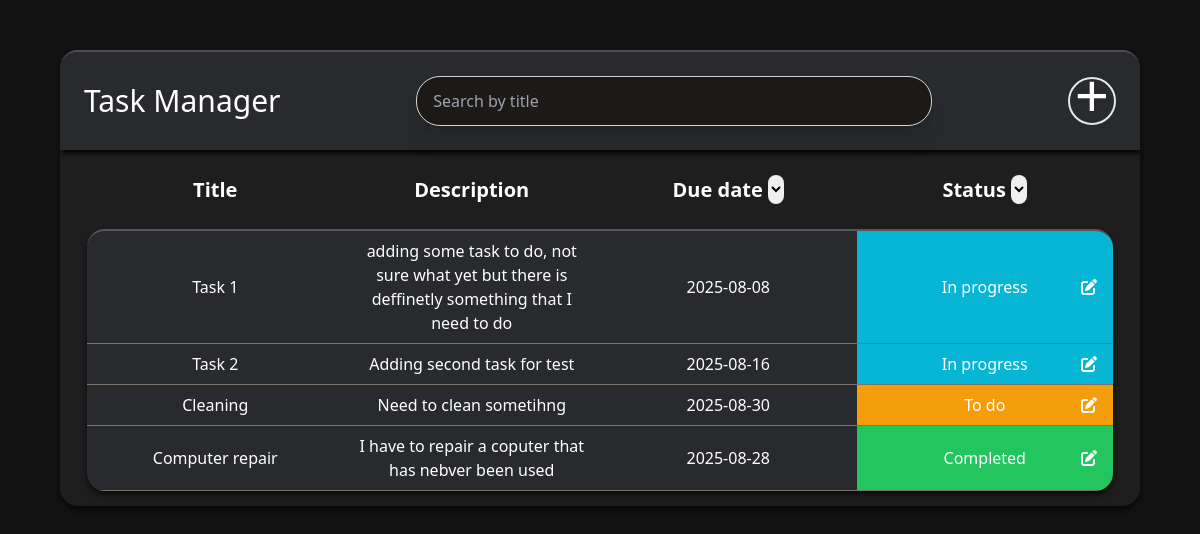
/dashboard (signed in), run on an earlier commit of the app's database.
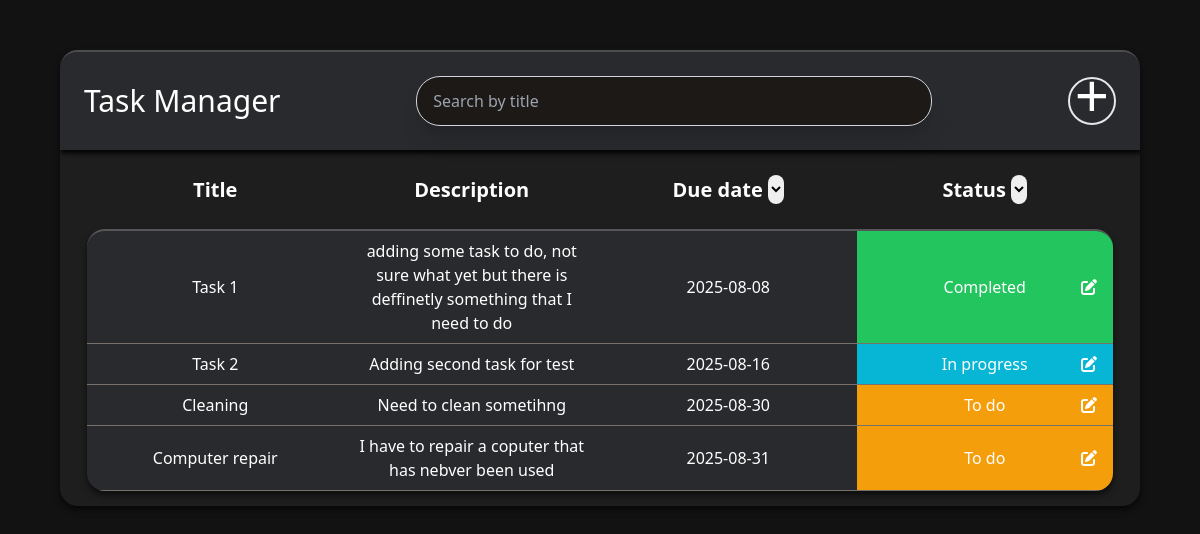
And on a later commit of the database.
### tables this page shows
CREATE TABLE tasks(
                    id INTEGER PRIMARY KEY AUTOINCREMENT,
                    user_id INTEGER NOT NULL,
                    title TEXT NOT NULL,
                    description TEXT,
                    due_date TEXT NOT NULL,
                    status TEXT NOT NULL, 
                    FOREIGN KEY (user_id) REFERENCES users (id) ON DELETE CASCADE
                    );

### app.py (the view)
@app.route("/dashboard")
@login_required
def dashboard():
     user_id = session.get("user_id")
     conn = get_db_connection()
     tasks = conn.execute("SELECT * FROM tasks WHERE user_id = ?", (user_id,)).fetchall()
     conn.close()
     return render_template("dashboard.html", username=session.get("username"), tasks=tasks)

### app.py (called while the page is built)
def login_required(f):
     @wraps(f)
     def decorated_function(*args, **kwargs):
          if "user_id" not in session:
               flash("You need to be logged in to access this page", "error")
               return redirect(url_for('login'))
          return f(*args, **kwargs)
     return decorated_function

### database.py (called while the page is built)
def get_db_connection():
     conn = sqlite3.connect(DATABASE)
     conn.row_factory = sqlite3.Row
     return conn

### templates/dashboard.html (shortened to what this page needs)
<!DOCTYPE html>
<html lang="en">
<head>
    <link href="{{ url_for('static', filename='style/style.css') }}" rel="stylesheet" />
    <script src="https://cdn.tailwindcss.com"></script>
</head>
<body class="bg-stone-900 text-white" id="dashboard-container">
        <div id="task-container">
            <div class="flex p-6 items-center justify-between" id="task-manager-header">
                <h1 class=" text-3xl">Task Manager</h1>
                <input type="text" name="search-by-title" id="search-by-title" placeholder="Search by title" class="w-[50%] px-4 py-3 bg-stone-900 border border-gray-300 dark:border-gray-600 rounded-3xl hover:border-gray-500 shadow-xl"/>
                <div class="flex items-center justify-center border-2 rounded-full w-12 h-12 hover:border-sky-500">
                    <a href="{{url_for('create_task')}}" class="flex items-center justify-center w-full h-full text-6xl -translate-y-1.5 hover:text-sky-500">+</a>
                </div>
            </div>
            <table id="table-header" class="mt-6 mb-6">
                <thead class="text-xl">
                    <th class="w-1/4">Title</th>
                    <th class="w-1/4">Description</th>
                    <th class="w-1/4">Due date
                        <select id="date-order" name="date-order" class="text-black w-4 rounded-full ">
                            <option value="Date Descending">Date Descending</option>
                        </select>
                    </th>
                    <th class="w-1/4">Status
                        <select id="status" name="status" class="text-black w-4 rounded-full ">
                            <option value="To do">To Do</option>
                        </select>
                    </th>
                </thead>
            </table>
            <div id="details-container">
            {% for task in tasks %}
                <div class="grid grid-cols-4  text-center  border-b border-stone-500">
                    <div class="p-2 flex justify-center items-center" >{{task["title"]}}</div>
                    <div class="p-2 flex justify-center items-center">{{task["description"]}}</div>
                    <div class="p-2 flex justify-center items-center">{{task["due_date"]}}</div>
                    {% if task["status"] == "To do" %}
                    <div class="p-2 bg-amber-500 flex items-center justify-center relative">{{task["status"]}}
                        <a href="{{url_for('edit_task', task_id=task['id'])}}"class="absolute right-4 hover:text-3xl">
                        <i class="fa-solid fa-pen-to-square "></i>
                        </a>
                    </div>
                    {% elif task["status"] == "In progress" %}
                    <div class="p-2 bg-cyan-500 flex items-center justify-center relative">{{task["status"]}}
                        <a href="{{url_for('edit_task', task_id=task['id'])}}"class="absolute right-4 hover:text-3xl">
                        <i class="fa-solid fa-pen-to-square "></i>
                        </a>
                    </div>
                    {% elif task["status"] == "Completed" %}
                    <div class="p-2 bg-green-500 flex items-center justify-center relative">{{task["status"]}}
                        <a href="{{url_for('edit_task', task_id=task['id'])}}" class="absolute right-4 hover:text-3xl" >
                        <i class="fa-solid fa-pen-to-square "></i>
                        </a>
                    </div>
                    {% endif %}
                </div>
            {% endfor %}
            </div>
        </div>
</body>
</html>

### static/style/style.css (style rules this page uses)
#dashboard-container { background-color: #121212 ; display: flex; width: 100%; justify-content: center; }
#task-container { max-width: 1100px; width: 90%; background-color: #1e1e1e; border-top: 2px solid rgba(255, 255, 255, 0.209); box-shadow: 0 4px 6px rgba(0,0,0,0.6); border-radius: 18px; overflow: hidden; margin-top: 50px; }
#task-manager-header { background-color: rgb(41, 42, 45); box-shadow: 1px 3px 5px black; }
#table-header { width: 95%; text-align: center; justify-self: center; }
#details-container { background-color: rgb(41, 42, 45); border-top: 2px solid rgba(255, 255, 255, 0.209); box-shadow: 0 4px 6px rgba(0,0,0,0.6); border-radius: 18px; width: 95%; justify-self: center; margin-bottom: 15px; overflow: hidden; }

What changed in the data, as far as the page shows it:
changed tasks "Task 1": status "In progress" → "Completed"
changed tasks "Computer repair": due_date "2025-08-28" → "2025-08-31"; status "Completed" → "To do"
